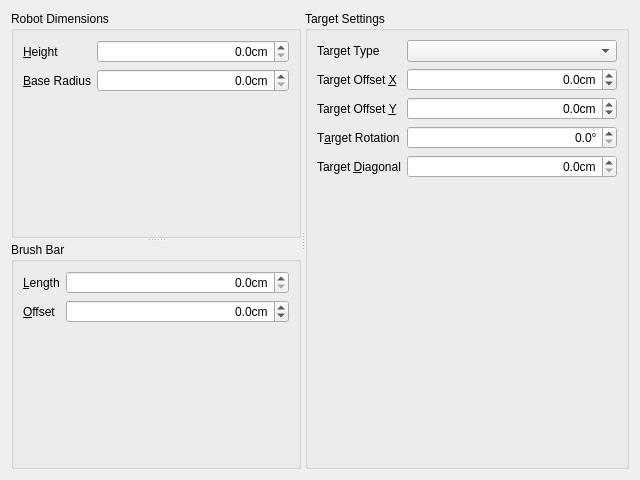
<?xml version="1.0" encoding="UTF-8"?>
<ui version="4.0">
 <class>RobotMetricsToolWidget</class>
 <widget class="QWidget" name="RobotMetricsToolWidget">
  <property name="geometry">
   <rect>
    <x>0</x>
    <y>0</y>
    <width>640</width>
    <height>480</height>
   </rect>
  </property>
  <property name="windowTitle">
   <string>Form</string>
  </property>
  <layout class="QHBoxLayout" name="horizontalLayout_3">
   <item>
    <widget class="QSplitter" name="splitter_3">
     <property name="orientation">
      <enum>Qt::Horizontal</enum>
     </property>
     <widget class="QSplitter" name="splitter">
      <property name="orientation">
       <enum>Qt::Vertical</enum>
      </property>
      <widget class="QGroupBox" name="groupBox">
       <property name="title">
        <string>Robot Dimensions</string>
       </property>
       <layout class="QFormLayout" name="formLayout">
        <item row="0" column="0">
         <widget class="QLabel" name="label">
          <property name="text">
           <string>&amp;Height</string>
          </property>
          <property name="buddy">
           <cstring>m_dimensionsHeightSpinBox</cstring>
          </property>
         </widget>
        </item>
        <item row="0" column="1">
         <widget class="QDoubleSpinBox" name="m_dimensionsHeightSpinBox">
          <property name="alignment">
           <set>Qt::AlignRight|Qt::AlignTrailing|Qt::AlignVCenter</set>
          </property>
          <property name="suffix">
           <string>cm</string>
          </property>
          <property name="decimals">
           <number>1</number>
          </property>
          <property name="singleStep">
           <double>0.100000000000000</double>
          </property>
         </widget>
        </item>
        <item row="1" column="0">
         <widget class="QLabel" name="label_5">
          <property name="text">
           <string>&amp;Base Radius</string>
          </property>
          <property name="buddy">
           <cstring>m_dimensionsBaseRadiusSpinBox</cstring>
          </property>
         </widget>
        </item>
        <item row="1" column="1">
         <widget class="QDoubleSpinBox" name="m_dimensionsBaseRadiusSpinBox">
          <property name="alignment">
           <set>Qt::AlignRight|Qt::AlignTrailing|Qt::AlignVCenter</set>
          </property>
          <property name="suffix">
           <string>cm</string>
          </property>
          <property name="decimals">
           <number>1</number>
          </property>
          <property name="singleStep">
           <double>0.100000000000000</double>
          </property>
         </widget>
        </item>
       </layout>
      </widget>
      <widget class="QGroupBox" name="groupBox_3">
       <property name="title">
        <string>Brush Bar</string>
       </property>
       <layout class="QFormLayout" name="formLayout_3">
        <item row="0" column="0">
         <widget class="QLabel" name="label_6">
          <property name="text">
           <string>&amp;Length</string>
          </property>
          <property name="buddy">
           <cstring>m_brushBarLengthSpinBox</cstring>
          </property>
         </widget>
        </item>
        <item row="0" column="1">
         <widget class="QDoubleSpinBox" name="m_brushBarLengthSpinBox">
          <property name="alignment">
           <set>Qt::AlignRight|Qt::AlignTrailing|Qt::AlignVCenter</set>
          </property>
          <property name="suffix">
           <string>cm</string>
          </property>
          <property name="decimals">
           <number>1</number>
          </property>
          <property name="singleStep">
           <double>0.100000000000000</double>
          </property>
         </widget>
        </item>
        <item row="1" column="0">
         <widget class="QLabel" name="label_7">
          <property name="text">
           <string>&amp;Offset</string>
          </property>
          <property name="buddy">
           <cstring>m_brushBarOffsetSpinBox</cstring>
          </property>
         </widget>
        </item>
        <item row="1" column="1">
         <widget class="QDoubleSpinBox" name="m_brushBarOffsetSpinBox">
          <property name="alignment">
           <set>Qt::AlignRight|Qt::AlignTrailing|Qt::AlignVCenter</set>
          </property>
          <property name="suffix">
           <string>cm</string>
          </property>
          <property name="decimals">
           <number>1</number>
          </property>
          <property name="minimum">
           <double>-100.000000000000000</double>
          </property>
          <property name="singleStep">
           <double>0.100000000000000</double>
          </property>
         </widget>
        </item>
       </layout>
      </widget>
     </widget>

	 <widget class="QGroupBox" name="groupBox_2">
       <property name="title">
        <string>Target Settings</string>
       </property>
       <layout class="QHBoxLayout" name="horizontalLayout">
        <item>
         <layout class="QFormLayout" name="formLayout_2">

		 <item row="0" column="0">
           <widget class="QLabel" name="label_81">
            <property name="text">
             <string>Target Type</string>
            </property>
            <property name="buddy">
             <cstring>m_targetTypeComboBox</cstring>
            </property>
           </widget>
		 </item>

		 <item row="0" column="1">
           <widget class="QComboBox" name="m_targetTypeComboBox">
            <property name="sizePolicy">
             <sizepolicy hsizetype="Expanding" vsizetype="Fixed">
              <horstretch>0</horstretch>
              <verstretch>0</verstretch>
             </sizepolicy>
            </property>
           </widget>
          </item>

		 <item row="1" column="0">
           <widget class="QLabel" name="label_8">
            <property name="text">
             <string>Target Offset &amp;X</string>
            </property>
            <property name="buddy">
             <cstring>m_targetOffsetXSpinBox</cstring>
            </property>
           </widget>
          </item>
          <item row="1" column="1">
           <widget class="QDoubleSpinBox" name="m_targetOffsetXSpinBox">
            <property name="alignment">
             <set>Qt::AlignRight|Qt::AlignTrailing|Qt::AlignVCenter</set>
            </property>
            <property name="suffix">
             <string>cm</string>
            </property>
            <property name="decimals">
             <number>1</number>
            </property>
            <property name="minimum">
             <double>-100.000000000000000</double>
            </property>
            <property name="singleStep">
             <double>0.100000000000000</double>
            </property>
           </widget>
          </item>
          <item row="2" column="0">
           <widget class="QLabel" name="label_9">
            <property name="text">
             <string>Target Offset &amp;Y</string>
            </property>
            <property name="buddy">
             <cstring>m_targetOffsetYSpinBox</cstring>
            </property>
           </widget>
          </item>
          <item row="2" column="1">
           <widget class="QDoubleSpinBox" name="m_targetOffsetYSpinBox">
            <property name="alignment">
             <set>Qt::AlignRight|Qt::AlignTrailing|Qt::AlignVCenter</set>
            </property>
            <property name="suffix">
             <string>cm</string>
            </property>
            <property name="decimals">
             <number>1</number>
            </property>
            <property name="minimum">
             <double>-100.000000000000000</double>
            </property>
            <property name="singleStep">
             <double>0.100000000000000</double>
            </property>
           </widget>
          </item>
          <item row="3" column="0">
           <widget class="QLabel" name="label_10">
            <property name="text">
             <string>T&amp;arget Rotation</string>
            </property>
            <property name="buddy">
             <cstring>m_targetRotationSpinBox</cstring>
            </property>
           </widget>
          </item>
          <item row="3" column="1">
           <widget class="QDoubleSpinBox" name="m_targetRotationSpinBox">
            <property name="alignment">
             <set>Qt::AlignRight|Qt::AlignTrailing|Qt::AlignVCenter</set>
            </property>
            <property name="suffix">
             <string>°</string>
            </property>
            <property name="decimals">
             <number>1</number>
            </property>
            <property name="maximum">
             <double>360.000000000000000</double>
            </property>
            <property name="singleStep">
             <double>0.100000000000000</double>
            </property>
           </widget>
          </item>
          <item row="4" column="0">
           <widget class="QLabel" name="label_2">
            <property name="text">
             <string>Target &amp;Diagonal</string>
            </property>
            <property name="buddy">
             <cstring>m_dimensionsTopRadiusSpinBox</cstring>
            </property>
           </widget>
          </item>
          <item row="4" column="1">
           <widget class="QDoubleSpinBox" name="m_dimensionsTopRadiusSpinBox">
            <property name="alignment">
             <set>Qt::AlignRight|Qt::AlignTrailing|Qt::AlignVCenter</set>
            </property>
            <property name="suffix">
             <string>cm</string>
            </property>
            <property name="decimals">
             <number>1</number>
            </property>
            <property name="singleStep">
             <double>0.100000000000000</double>
            </property>
           </widget>
          </item>
         </layout>
        </item>
       </layout>
      </widget>

	  </widget>
   </item>
  </layout>
 </widget>
 <customwidgets>
  <customwidget>
   <class>ImageView</class>
   <extends>QFrame</extends>
   <header>ImageView.h</header>
   <container>1</container>
  </customwidget>
 </customwidgets>
 <resources/>
 <connections/>
</ui>
